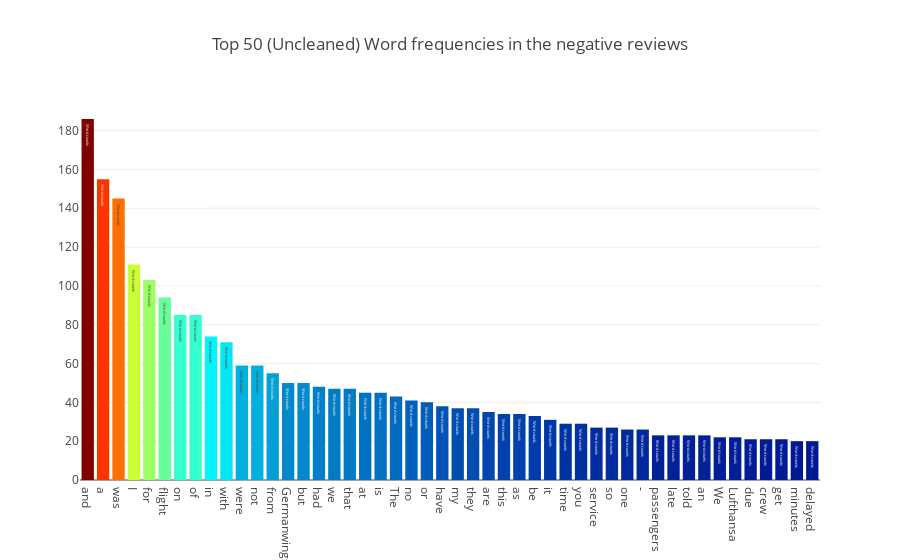

Here is the notebook cell this chart was saved with:
### Code cell
all_words = df_review[df_review['Recommended']=="no"]["Review"].str.split(expand=True).unstack().value_counts()
data = [go.Bar(
            x = all_words.index.values[2:50],
            y = all_words.values[2:50],
            marker= dict(colorscale='Jet',
                         color = all_words.values[2:100]
                        ),
            text='Word counts'
    )]

layout = go.Layout(
    title='Top 50 (Uncleaned) Word frequencies in the negative reviews'
)

fig = go.Figure(data=data, layout=layout)

py.iplot(fig, filename='basic-bar')

### Figure 1 — Plotly figure (JSON) as saved in the notebook; plotly's stock layout.template omitted (floating-point values rounded to 4 significant figures)
{"data": [{"marker": {"color": [186, 155, 145, 111, 103, 94, 85, 85, 74, 71, 59, 59, 55, 50, 50, 48, 47, 47, 45, 45, 43, 41, 40, 38, 37, 37, 35, 34, 34, 33, 31, 29, 29, 27, 27, 26, 26, 23, 23, 23, 23, 22, 22, 21, 21, 21, 20, 20, 20, 19, 19, 18, 17, 17, 17, 16, 16, 16, 16, 16, 16, 16, 15, 15, 15, 15, 15, 15, 14, 14, 14, 14, 14, 14, 13, 13, 13, 13, 13, 13, 13, 12, 12, 12, 12, 12, 12, 12, 12, 12, 12, 12, 12, 12, 11, 11, 11, 11], "colorscale": "Jet"}, "text": "Word counts", "type": "bar", "uid": "58371bba-f725-4650-87c9-78455353b660", "x": ["and", "a", "was", "I", "for", "flight", "on", "of", "in", "with", "were", "not", "from", "Germanwings", "but", "had", "we", "that", "at", "is", "The", "no", "or", "have", "my", "they", "are", "this", "as", "be", "it", "time", "you", "service", "so", "one", "-", "passengers", "late", "told", "an", "We", "Lufthansa", "due", "crew", "get", "minutes", "delayed"], "y": [186, 155, 145, 111, 103, 94, 85, 85, 74, 71, 59, 59, 55, 50, 50, 48, 47, 47, 45, 45, 43, 41, 40, 38, 37, 37, 35, 34, 34, 33, 31, 29, 29, 27, 27, 26, 26, 23, 23, 23, 23, 22, 22, 21, 21, 21, 20, 20]}], "layout": {"title": {"text": "Top 50 (Uncleaned) Word frequencies in the negative reviews"}}}
